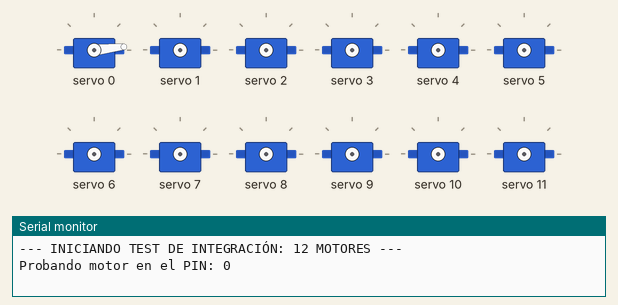
Simulated run of this sketch. Board: Arduino Uno, built with avr-gcc and run on an emulated ATmega328P. Parts: 12 × servo, the last lines printed to the serial monitor.

Above: at 0.3 s.
At 3.4 s:
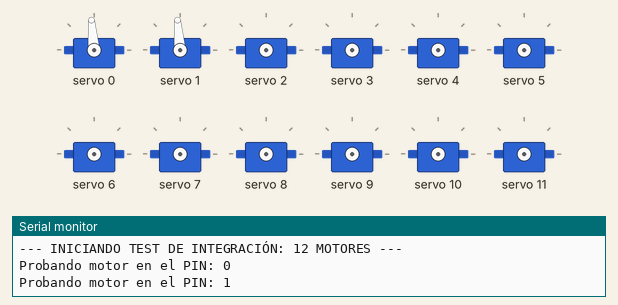
At 5.4 s:
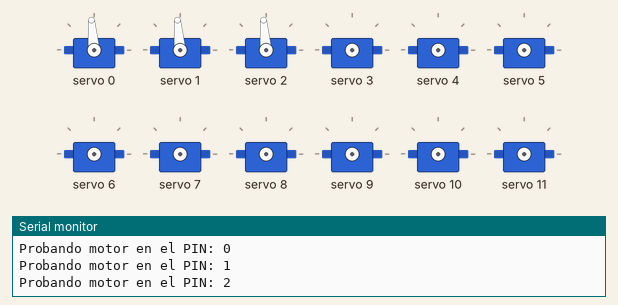
At 11.4 s:
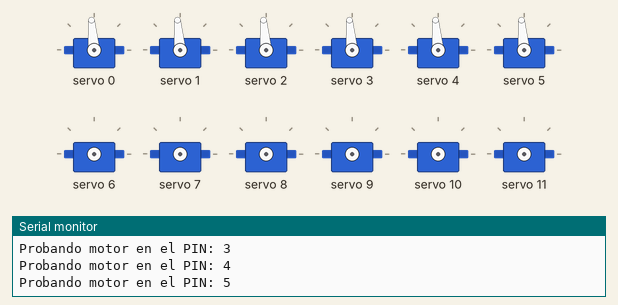
At 17.4 s:
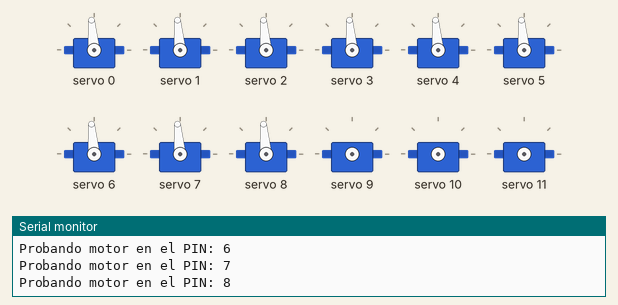
At 23.4 s:
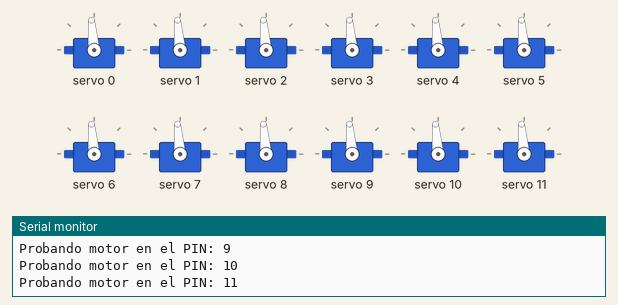
Timing chart, 0 to 40.0 s (numbered marks = the images above):
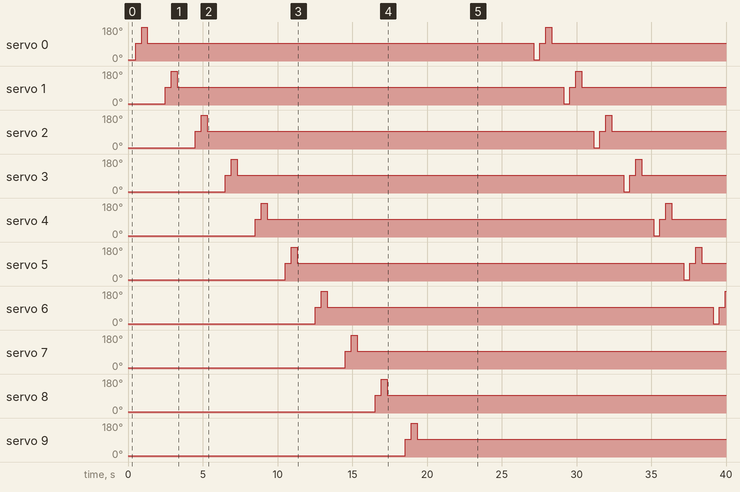

Measured:
- by itself, servo 0: 6° → 95° at 0.50 s, → 180° 0.40 s later, → 95° 0.40 s later, → 6° 25.8 s later, … (7 changes in this stretch)
- by itself, servo 1: 6° → 95° at 2.5 s, → 180° 0.40 s later, → 95° 0.40 s later, → 6° 25.8 s later, … (7 changes in this stretch)
- by itself, servo 2: 6° → 95° at 4.5 s, → 180° 0.40 s later, → 95° 0.40 s later, → 6° 25.8 s later, … (7 changes in this stretch)
- by itself, servo 3: 6° → 95° at 6.5 s, → 180° 0.40 s later, → 95° 0.40 s later, → 6° 25.8 s later, … (7 changes in this stretch)
- by itself, servo 4: 6° → 95° at 8.5 s, → 180° 0.40 s later, → 95° 0.40 s later, → 6° 25.8 s later, … (7 changes in this stretch)
- by itself, servo 5: 6° → 95° at 10.5 s, → 180° 0.40 s later, → 95° 0.40 s later, → 6° 25.8 s later, … (7 changes in this stretch)
- by itself, servo 6: 6° → 95° at 12.5 s, → 180° 0.40 s later, → 95° 0.40 s later, → 6° 25.8 s later, … (6 changes in this stretch)
- by itself, servo 7: 6° → 95° at 14.5 s, → 180° 0.40 s later, → 95° 0.40 s later

The sketch:

motores-test.ino
```cpp
#include <Wire.h>
#include <Adafruit_PWMServoDriver.h>

// Inicializamos el controlador PCA9685
Adafruit_PWMServoDriver pwm = Adafruit_PWMServoDriver();

// Configuración de los pulsos del Servo MG90S
#define SERVOMIN  150 // Pulso mínimo (0 grados)
#define SERVOMAX  600 // Pulso máximo (180 grados)

void setup() {
  Serial.begin(9600);
  Serial.println("--- INICIANDO TEST DE INTEGRACIÓN: 12 MOTORES ---");

  pwm.begin();
  pwm.setPWMFreq(60); // Frecuencia estándar para servos analógicos
  delay(100);
}

void loop() {
  // Bucle que recorre los puertos del 0 al 11
  for (uint8_t puerto = 0; puerto <= 11; puerto++) {
    Serial.print("Probando motor en el PIN: ");
    Serial.println(puerto);

    // 1. Mueve a 0 grados
    pwm.setPWM(puerto, 0, SERVOMIN);
    delay(400); // Espera 400ms para darle tiempo a llegar

    // 2. Mueve al centro (90 grados)
    int pulsoCentro = map(90, 0, 180, SERVOMIN, SERVOMAX);
    pwm.setPWM(puerto, 0, pulsoCentro);
    delay(400);

    // 3. Mueve a 180 grados
    pwm.setPWM(puerto, 0, SERVOMAX);
    delay(400);

    // 4. Lo devuelve a la posición de reposo (90 grados) antes de pasar al siguiente
    pwm.setPWM(puerto, 0, pulsoCentro);
    delay(800); // Pausa un poco más larga para que notes el cambio de motor
  }

  Serial.println("--- CICLO COMPLETADO. REINICIANDO EN 3 SEGUNDOS ---");
  delay(3000); // Pausa de 3 segundos antes de volver a empezar el test
}
```
